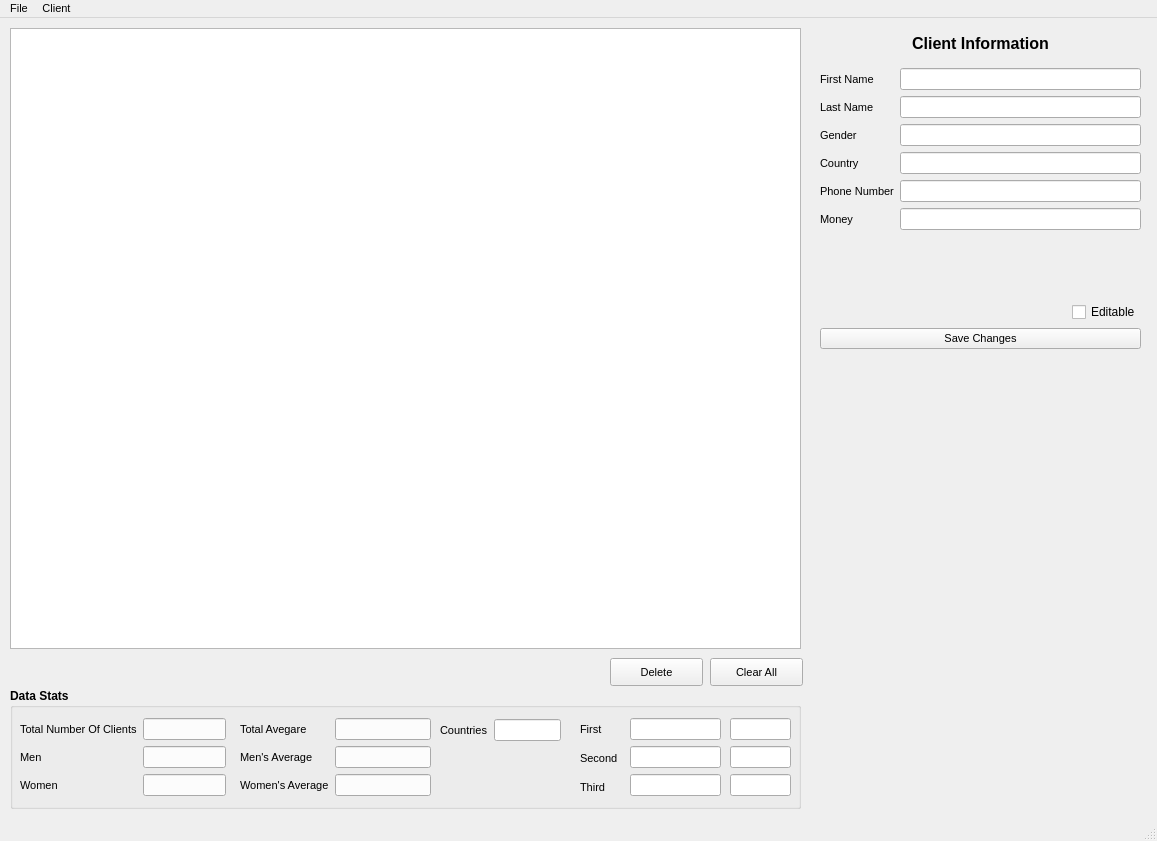
<?xml version="1.0" encoding="UTF-8"?>
<ui version="4.0">
 <class>MainWindow</class>
 <widget class="QMainWindow" name="MainWindow">
  <property name="geometry">
   <rect>
    <x>0</x>
    <y>0</y>
    <width>1157</width>
    <height>841</height>
   </rect>
  </property>
  <property name="font">
   <font>
    <pointsize>8</pointsize>
   </font>
  </property>
  <property name="windowTitle">
   <string>MainWindow</string>
  </property>
  <widget class="QWidget" name="centralwidget">
   <widget class="QTableWidget" name="tableWidget">
    <property name="geometry">
     <rect>
      <x>10</x>
      <y>10</y>
      <width>791</width>
      <height>621</height>
     </rect>
    </property>
    <property name="font">
     <font>
      <pointsize>8</pointsize>
      <strikeout>false</strikeout>
     </font>
    </property>
    <property name="lineWidth">
     <number>2</number>
    </property>
    <property name="midLineWidth">
     <number>19</number>
    </property>
    <property name="gridStyle">
     <enum>Qt::SolidLine</enum>
    </property>
   </widget>
   <widget class="QPushButton" name="button_clearall">
    <property name="geometry">
     <rect>
      <x>710</x>
      <y>640</y>
      <width>93</width>
      <height>28</height>
     </rect>
    </property>
    <property name="text">
     <string>Clear All</string>
    </property>
   </widget>
   <widget class="QWidget" name="layoutWidget">
    <property name="geometry">
     <rect>
      <x>20</x>
      <y>700</y>
      <width>206</width>
      <height>82</height>
     </rect>
    </property>
    <layout class="QFormLayout" name="formLayout_3">
     <item row="0" column="0">
      <layout class="QVBoxLayout" name="verticalLayout_8">
       <item>
        <widget class="QLabel" name="label_8">
         <property name="text">
          <string>Total Number Of Clients</string>
         </property>
        </widget>
       </item>
       <item>
        <widget class="QLabel" name="label_9">
         <property name="text">
          <string>Men</string>
         </property>
        </widget>
       </item>
       <item>
        <widget class="QLabel" name="label_10">
         <property name="text">
          <string>Women</string>
         </property>
        </widget>
       </item>
      </layout>
     </item>
     <item row="0" column="1">
      <layout class="QVBoxLayout" name="verticalLayout_7">
       <item>
        <widget class="QLineEdit" name="label_total_clients"/>
       </item>
       <item>
        <widget class="QLineEdit" name="label_men_clients"/>
       </item>
       <item>
        <widget class="QLineEdit" name="label_woman_clients"/>
       </item>
      </layout>
     </item>
    </layout>
   </widget>
   <widget class="QWidget" name="layoutWidget">
    <property name="geometry">
     <rect>
      <x>240</x>
      <y>700</y>
      <width>191</width>
      <height>82</height>
     </rect>
    </property>
    <layout class="QFormLayout" name="formLayout_4">
     <item row="0" column="0">
      <layout class="QVBoxLayout" name="verticalLayout_9">
       <item>
        <widget class="QLabel" name="label_11">
         <property name="text">
          <string>Total Avegare</string>
         </property>
        </widget>
       </item>
       <item>
        <widget class="QLabel" name="label_12">
         <property name="text">
          <string>Men's Average</string>
         </property>
        </widget>
       </item>
       <item>
        <widget class="QLabel" name="label_13">
         <property name="text">
          <string>Women's Average</string>
         </property>
        </widget>
       </item>
      </layout>
     </item>
     <item row="0" column="1">
      <layout class="QVBoxLayout" name="verticalLayout_10">
       <item>
        <widget class="QLineEdit" name="label_total_average"/>
       </item>
       <item>
        <widget class="QLineEdit" name="label_men_average"/>
       </item>
       <item>
        <widget class="QLineEdit" name="label_women_average"/>
       </item>
      </layout>
     </item>
    </layout>
   </widget>
   <widget class="QPushButton" name="button_delete">
    <property name="geometry">
     <rect>
      <x>610</x>
      <y>640</y>
      <width>93</width>
      <height>28</height>
     </rect>
    </property>
    <property name="text">
     <string>Delete</string>
    </property>
   </widget>
   <widget class="QGroupBox" name="groupBox">
    <property name="geometry">
     <rect>
      <x>10</x>
      <y>670</y>
      <width>791</width>
      <height>121</height>
     </rect>
    </property>
    <property name="font">
     <font>
      <pointsize>9</pointsize>
      <weight>75</weight>
      <bold>true</bold>
     </font>
    </property>
    <property name="title">
     <string>Data Stats</string>
    </property>
    <property name="flat">
     <bool>false</bool>
    </property>
   </widget>
   <widget class="QLabel" name="label">
    <property name="geometry">
     <rect>
      <x>820</x>
      <y>5</y>
      <width>321</width>
      <height>41</height>
     </rect>
    </property>
    <property name="font">
     <font>
      <pointsize>12</pointsize>
      <weight>75</weight>
      <bold>true</bold>
     </font>
    </property>
    <property name="text">
     <string>Client Information</string>
    </property>
    <property name="alignment">
     <set>Qt::AlignCenter</set>
    </property>
   </widget>
   <widget class="QWidget" name="layoutWidget">
    <property name="geometry">
     <rect>
      <x>730</x>
      <y>700</y>
      <width>61</width>
      <height>81</height>
     </rect>
    </property>
    <layout class="QVBoxLayout" name="verticalLayout_14">
     <item>
      <widget class="QLineEdit" name="label_1_country_n">
       <property name="alignment">
        <set>Qt::AlignCenter</set>
       </property>
      </widget>
     </item>
     <item>
      <widget class="QLineEdit" name="label_2_country_n">
       <property name="alignment">
        <set>Qt::AlignCenter</set>
       </property>
      </widget>
     </item>
     <item>
      <widget class="QLineEdit" name="label_3_country_n">
       <property name="alignment">
        <set>Qt::AlignCenter</set>
       </property>
      </widget>
     </item>
    </layout>
   </widget>
   <widget class="QWidget" name="layoutWidget">
    <property name="geometry">
     <rect>
      <x>630</x>
      <y>700</y>
      <width>91</width>
      <height>81</height>
     </rect>
    </property>
    <layout class="QVBoxLayout" name="verticalLayout_13">
     <item>
      <widget class="QLineEdit" name="label_1_country"/>
     </item>
     <item>
      <widget class="QLineEdit" name="label_2_country"/>
     </item>
     <item>
      <widget class="QLineEdit" name="label_3_country"/>
     </item>
    </layout>
   </widget>
   <widget class="QWidget" name="layoutWidget">
    <property name="geometry">
     <rect>
      <x>580</x>
      <y>700</y>
      <width>51</width>
      <height>81</height>
     </rect>
    </property>
    <layout class="QVBoxLayout" name="verticalLayout_15">
     <item>
      <widget class="QLabel" name="label_16">
       <property name="text">
        <string>First</string>
       </property>
      </widget>
     </item>
     <item>
      <widget class="QLabel" name="label_17">
       <property name="text">
        <string>Second</string>
       </property>
      </widget>
     </item>
     <item>
      <widget class="QLabel" name="label_18">
       <property name="text">
        <string>Third</string>
       </property>
      </widget>
     </item>
    </layout>
   </widget>
   <widget class="QWidget" name="layoutWidget">
    <property name="geometry">
     <rect>
      <x>440</x>
      <y>700</y>
      <width>121</width>
      <height>24</height>
     </rect>
    </property>
    <layout class="QHBoxLayout" name="horizontalLayout_2">
     <item>
      <widget class="QLabel" name="label_15">
       <property name="text">
        <string>Countries</string>
       </property>
      </widget>
     </item>
     <item>
      <widget class="QLineEdit" name="label_countries_total">
       <property name="alignment">
        <set>Qt::AlignCenter</set>
       </property>
      </widget>
     </item>
    </layout>
   </widget>
   <widget class="QWidget" name="layoutWidget">
    <property name="geometry">
     <rect>
      <x>820</x>
      <y>50</y>
      <width>321</width>
      <height>281</height>
     </rect>
    </property>
    <layout class="QVBoxLayout" name="verticalLayout_12">
     <item>
      <layout class="QVBoxLayout" name="verticalLayout_11">
       <item>
        <layout class="QFormLayout" name="formLayout">
         <item row="0" column="0">
          <layout class="QVBoxLayout" name="verticalLayout_6">
           <item>
            <layout class="QVBoxLayout" name="verticalLayout">
             <item>
              <widget class="QLabel" name="label_2">
               <property name="text">
                <string>First Name</string>
               </property>
              </widget>
             </item>
             <item>
              <widget class="QLabel" name="label_3">
               <property name="text">
                <string>Last Name</string>
               </property>
              </widget>
             </item>
             <item>
              <widget class="QLabel" name="label_4">
               <property name="text">
                <string>Gender</string>
               </property>
              </widget>
             </item>
            </layout>
           </item>
           <item>
            <layout class="QVBoxLayout" name="verticalLayout_2">
             <item>
              <widget class="QLabel" name="label_6">
               <property name="text">
                <string>Country</string>
               </property>
              </widget>
             </item>
             <item>
              <widget class="QLabel" name="label_5">
               <property name="text">
                <string>Phone Number</string>
               </property>
              </widget>
             </item>
             <item>
              <widget class="QLabel" name="label_7">
               <property name="text">
                <string>Money</string>
               </property>
              </widget>
             </item>
            </layout>
           </item>
          </layout>
         </item>
         <item row="0" column="1">
          <layout class="QVBoxLayout" name="verticalLayout_5">
           <item>
            <layout class="QVBoxLayout" name="verticalLayout_3">
             <item>
              <widget class="QLineEdit" name="label_first_name"/>
             </item>
             <item>
              <widget class="QLineEdit" name="label_last_name"/>
             </item>
             <item>
              <widget class="QLineEdit" name="label_gender"/>
             </item>
            </layout>
           </item>
           <item>
            <layout class="QVBoxLayout" name="verticalLayout_4">
             <item>
              <widget class="QLineEdit" name="label_country"/>
             </item>
             <item>
              <widget class="QLineEdit" name="label_phone_number"/>
             </item>
             <item>
              <widget class="QLineEdit" name="label_money"/>
             </item>
            </layout>
           </item>
          </layout>
         </item>
        </layout>
       </item>
       <item>
        <layout class="QHBoxLayout" name="horizontalLayout">
         <item>
          <spacer name="horizontalSpacer">
           <property name="orientation">
            <enum>Qt::Horizontal</enum>
           </property>
           <property name="sizeHint" stdset="0">
            <size>
             <width>40</width>
             <height>20</height>
            </size>
           </property>
          </spacer>
         </item>
         <item>
          <widget class="QCheckBox" name="checkBox_modifications">
           <property name="font">
            <font>
             <pointsize>9</pointsize>
            </font>
           </property>
           <property name="text">
            <string>Editable</string>
           </property>
          </widget>
         </item>
        </layout>
       </item>
      </layout>
     </item>
     <item>
      <widget class="QPushButton" name="button_saveClient">
       <property name="text">
        <string>Save Changes</string>
       </property>
      </widget>
     </item>
    </layout>
   </widget>
  </widget>
  <widget class="QMenuBar" name="menubar">
   <property name="geometry">
    <rect>
     <x>0</x>
     <y>0</y>
     <width>1157</width>
     <height>26</height>
    </rect>
   </property>
   <widget class="QMenu" name="menuFile">
    <property name="title">
     <string>File</string>
    </property>
    <addaction name="actionNew_File"/>
    <addaction name="actionSave_File"/>
   </widget>
   <widget class="QMenu" name="menuClient">
    <property name="title">
     <string>Client</string>
    </property>
    <addaction name="actionNew_Client"/>
   </widget>
   <addaction name="menuFile"/>
   <addaction name="menuClient"/>
  </widget>
  <widget class="QStatusBar" name="statusbar"/>
  <action name="actionNew_File">
   <property name="text">
    <string>New File</string>
   </property>
  </action>
  <action name="actionSave_File">
   <property name="text">
    <string>Save File</string>
   </property>
  </action>
  <action name="actionNew_Client">
   <property name="text">
    <string>New Client</string>
   </property>
  </action>
 </widget>
 <resources/>
 <connections/>
</ui>
